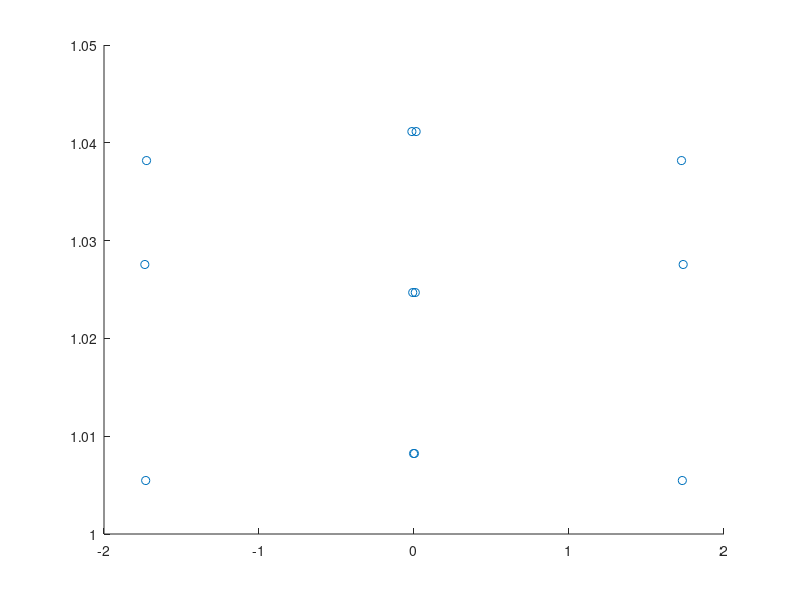

Recreate this plot in MATLAB.
% ===== P R I M E R A   I T E R A C I Ó N =====
%  ---------------------------------------------

% ===== PRIMERA PARTE. =====
% --------------------------
f1=@(x) 1+abs(x.^3 - 3*x);      % Definicion de la funcion.
x_0=-2; lado=4; n=3;            % Inicializacion de datos.

lado=lado/n;
for i=1:n                       % Bucle para generar representantes.
	representantes(i) = x_0 + (i-1)*lado;
end
num_repr=length(representantes);
imagenes = f1(representantes);
minimo=min(imagenes);

plot([representantes; representantes+lado], [imagenes; imagenes], 'Color', 'blue')


% ===== SEGUNDA PARTE. =====
% --------------------------
L=9; cte_compa=L*lado;           % sqrt(1)=1 y el factor lado ya incluye la cte de division.
for i=num_repr:-1:1              % Bucle aplicando el criterio de eliminacion.
	if (imagenes(i)-minimo) > cte_compa
		representantes(i)=[];
		imagenes(i)=[];
	end
end
num_repr=length(representantes);
plot([representantes; representantes+lado], [imagenes; imagenes], 'Color', 'blue')




% ===== S E G U N D A   I T E R A C I Ó N. =====
%  ----------------------------------------------

lado=lado/n;
aux_repr=[];
for i=1:length(representantes)
	for k=1:n
		aux_repr((i-1)*n+k)=representantes(i)+(k-1)*lado;
	end
end
representantes=aux_repr;
num_repr=length(representantes);
imagenes = f1(representantes);
minimo=min(imagenes);

plot([representantes; representantes+lado], [imagenes; imagenes], 'Color', 'blue')

cte_compa=cte_compa/n;
for i=num_repr:-1:1 % Bucle aplicando el criterio de eliminacion.
	if (imagenes(i)-minimo) > cte_compa
		representantes(i)=[];
		imagenes(i)=[];
	end
end
num_repr=length(representantes);
plot([representantes; representantes+lado], [imagenes; imagenes], 'Color', 'blue')





% ===== T E R C E R A   I T E R A C I Ó N. =====
%  ---------------------------------------------

lado=lado/n;
aux_repr=[];
for i=1:length(representantes)
	for k=1:n
		aux_repr((i-1)*n+k)=representantes(i)+(k-1)*lado;
	end
end
representantes=aux_repr;
num_repr=length(representantes);
imagenes = f1(representantes);
minimo=min(imagenes);

plot([representantes; representantes+lado], [imagenes; imagenes], 'Color', 'blue')

cte_compa=cte_compa/n;
for i=num_repr:-1:1 % Bucle aplicando el criterio de eliminacion.
	if (imagenes(i)-minimo) > cte_compa
		representantes(i)=[];
		imagenes(i)=[];
	end
end
num_repr=length(representantes);
plot([representantes; representantes+lado], [imagenes; imagenes], 'Color', 'blue')




% ===== C U A R T A   I T E R A C I Ó N. =====
%  -------------------------------------------

lado=lado/n;
aux_repr=[];
for i=1:length(representantes)
	for k=1:n
		aux_repr((i-1)*n+k)=representantes(i)+(k-1)*lado;
	end
end
representantes=aux_repr;
num_repr=length(representantes);
imagenes = f1(representantes);
minimo=min(imagenes);

plot([representantes; representantes+lado], [imagenes; imagenes], 'Color', 'blue')

cte_compa=cte_compa/n;
for i=num_repr:-1:1 % Bucle aplicando el criterio de eliminacion.
	if (imagenes(i)-minimo) > cte_compa
		representantes(i)=[];
		imagenes(i)=[];
	end
end
num_repr=length(representantes);
plot([representantes; representantes+lado], [imagenes; imagenes], 'Color', 'blue')




% ===== Q U I N T A   I T E R A C I Ó N. =====
%  -------------------------------------------

lado=lado/n;
aux_repr=[];
for i=1:length(representantes)
	for k=1:n
		aux_repr((i-1)*n+k)=representantes(i)+(k-1)*lado;
	end
end
representantes=aux_repr;
num_repr=length(representantes);
imagenes = f1(representantes);
minimo=min(imagenes);

scatter(representantes, imagenes, 'blue')

cte_compa=cte_compa/n;
for i=num_repr:-1:1 % Bucle aplicando el criterio de eliminacion.
	if (imagenes(i)-minimo) > cte_compa
		representantes(i)=[];
		imagenes(i)=[];
	end
end
num_repr=length(representantes);
scatter(representantes, imagenes, 'blue')





% ===== S E X T A   I T E R A C I Ó N. =====
%  -----------------------------------------

lado=lado/n;
aux_repr=[];
for i=1:length(representantes)
	for k=1:n
		aux_repr((i-1)*n+k)=representantes(i)+(k-1)*lado;
	end
end
representantes=aux_repr;
num_repr=length(representantes);
imagenes = f1(representantes);
minimo=min(imagenes);

scatter(representantes, imagenes, 'blue')

cte_compa=cte_compa/n;
for i=num_repr:-1:1 % Bucle aplicando el criterio de eliminacion.
	if (imagenes(i)-minimo) > cte_compa
		representantes(i)=[];
		imagenes(i)=[];
	end
end
num_repr=length(representantes);
scatter(representantes, imagenes, 'blue')




% Aumentar el número de iteraciones requiere la copia manual de la segunda
% iteración. Desde la línea 38 hasta la línea 60.